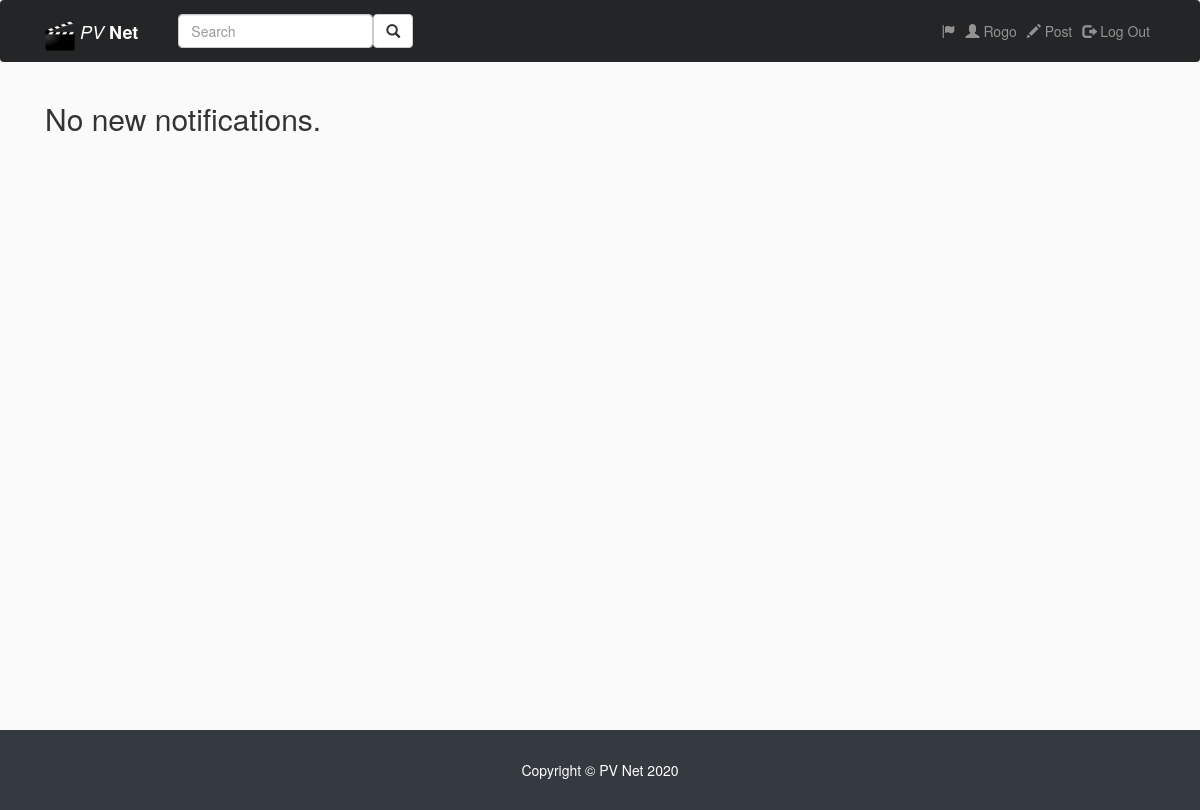
Page /users/profile/notifications/ (signed in) on the earlier database version.
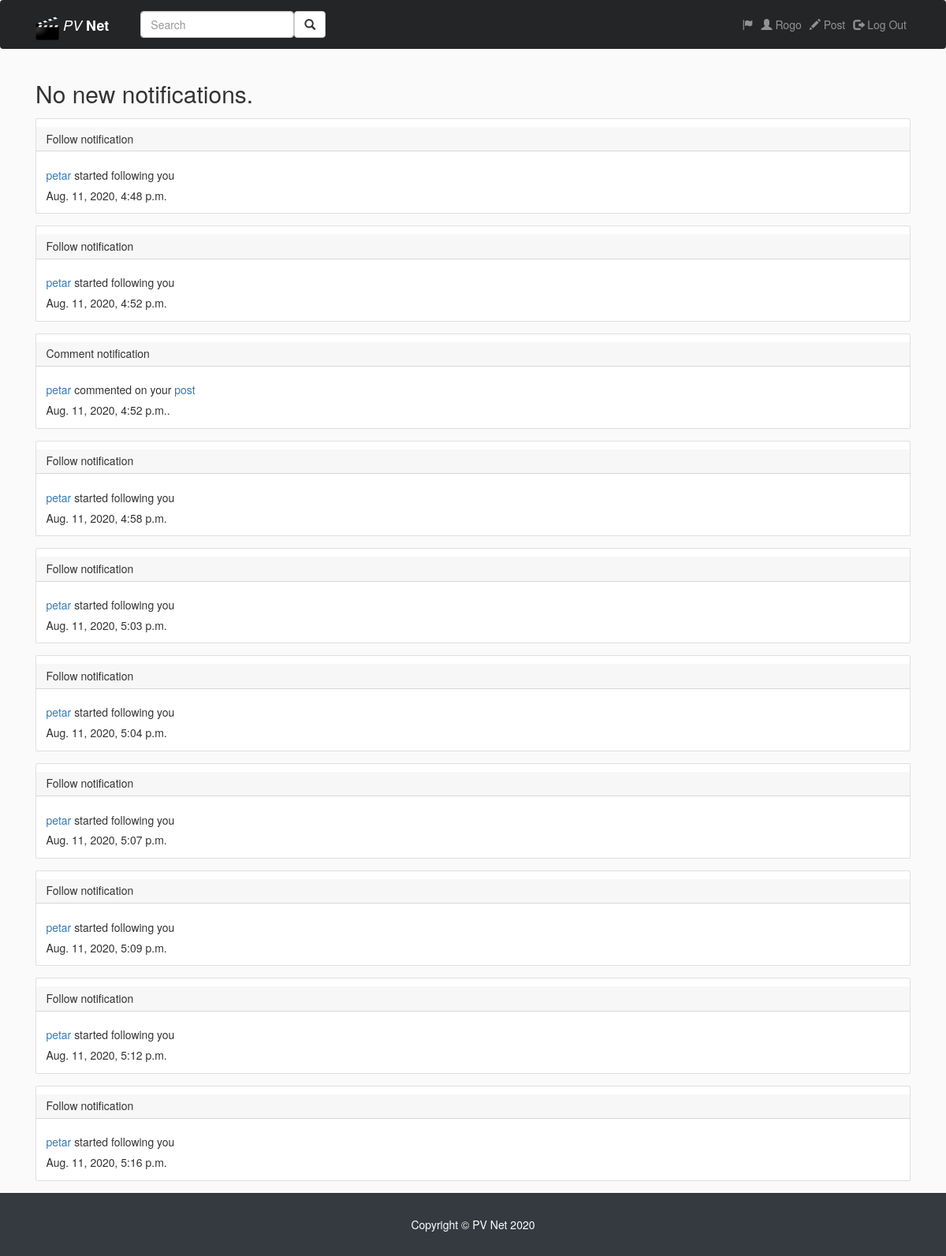
Same page on the later database version.
### users/models.py (models this page shows, shortened)
class NotificationHistory(models.Model):
    notified_user = models.ForeignKey(User, on_delete = models.CASCADE, related_name = "userHistory")
    notification_type = models.TextField(blank=False, null=False)
    notification_maker = models.ForeignKey(User, on_delete = models.CASCADE, null=True)
    commented_post = models.ForeignKey(Entry, on_delete = models.CASCADE, null = True)
    notification_date = models.DateTimeField(auto_now_add=True)

### users/views.py (the view)
# urls.py: path('profile/notifications/', views.notifications, name="notifications")
def notifications(request):
    context = {}
    notifications = []
    notifications_history = []
    if(request.user.is_authenticated):
        user = request.user
        notifications_history = NotificationHistory.objects.all().filter(notified_user = user)
        for i in Notification.objects.all().filter(notified_user = user):
            notifications += [i]
            if(i.notification_type!="welcome"):
                NotificationHistory.objects.create(notified_user=i.notified_user, notification_type=i.notification_type, notification_maker=i.notification_maker, commented_post = i.commented_post)
            i.delete()
        context = {'notifications' : notifications, 'notifications_history': notifications_history}
    return render(request, 'users/notifications.html', context)

### users/context_processors.py (called while the page is built)
def extras(request):
  notifications_count = 0
  notification = False
  if request.user.is_authenticated:
    user = request.user
    notifications = Notification.objects.all().filter(notified_user=user)
    notifications_count = notifications.count()
    if notifications_count>0:
      notification = True
  return {'notifications_count' : notifications_count, 'notification' : notification}

### users/templates/users/notifications.html (shortened to what this page needs)
{% extends "entries/base.html" %}
{% load static %}
{% block content %}
<div class="col-md-12">
  {% for notification in notifications %}
  {%if notification.notification_type == "follow" %}
  <div class="card mb-4 mt-4">
    <h5 class="card-header"> <span class="new red">NEW </span>Follow notification</h5>
    <div class="card-body">
      <h5 class="card-title"> <a href="{% url 'profile' notification.notification_maker.pk %}">
          {{notification.notification_maker}} </a> started following you</h5>
      <p class="card-text">{{notification.notification_date}}</p>
    </div>
  </div>
  {% elif notification.notification_type == "comment" %}
  <div class="card mb-4 mt-4">
    <h5 class="card-header"><span class="new red">NEW </span>Comment notification</h5>
    <div class="card-body">
      <h5 class="card-title"> <a href="{% url 'profile' notification.notification_maker.pk %}">
          {{notification.notification_maker}} </a> commented on your <a
          href="{% url 'entry-detail' notification.commented_post.pk %}">post</a></h5>
      <p class="card-text">{{notification.notification_date}}.</p>
    </div>
  </div>
  {% elif notification.notification_type == "welcome" %}
  <div class="card mb-4 mt-4">
    <h5 class="card-header new">Welcome</h5>
    <div class="card-body">
      <h5 class="card-title"> Welcome to PVnet! Here you will find all the information about new follows and comments!
      </h5>
    </div>
  </div>
  {% endif %}
  {% empty %}
  <h2>No new notifications.</h2>
  {% endfor %}
  {% for notification in notifications_history %}
  {%if notification.notification_type == "follow" %}
  <div class="card mb-4 mt-4">
    <h5 class="card-header">Follow notification</h5>
    <div class="card-body">
      <h5 class="card-title"> <a href="{% url 'profile' notification.notification_maker.pk %}">
          {{notification.notification_maker}} </a> started following you</h5>
      <p class="card-text">{{notification.notification_date}}</p>
    </div>
  </div>
  {% elif notification.notification_type == "comment" %}
  <div class="card mb-4 mt-4">
    <h5 class="card-header">Comment notification</h5>
    <div class="card-body">
      <h5 class="card-title"> <a href="{% url 'profile' notification.notification_maker.pk %}">
          {{notification.notification_maker}} </a> commented on your <a
          href="{% url 'entry-detail' notification.commented_post.pk %}">post</a></h5>
      <p class="card-text">{{notification.notification_date}}.</p>
    </div>
  </div>
  {% endif %}
  {% endfor %}
</div>
{% endblock %}

### entries/templates/entries/base.html (shortened to what this page needs)
{% load static %}
<!DOCTYPE html>
<html lang="en">
<head>
  <link href="{% static "entries/vendor/bootstrap/css/bootstrap.min.css" %}" rel="stylesheet">
  <link rel="stylesheet" href="https://maxcdn.bootstrapcdn.com/bootstrap/3.3.7/css/bootstrap.min.css"
>
  <link href="{% static "entries/css/blog-home.css" %}" rel="stylesheet">
</head>
<body>
  <div class="wrapper">
    <nav class="navbar navbar-expand-lg navbar-dark bg-custom fixed-top">
      <div class="container">
        <a class="navbar-brand" href="{% url 'blog-home' %}"> <img src="{% static "photo/director.png" %}" width="30px"
            height="30px" class="d-inline-block align-top"> <i>PV </i><b>Net</b> </a>
        {% if user.is_authenticated %}
        <form class="navbar-form navbar-left" method="GET" action="{% url 'user_search' %}">
          <div class="form-search">
            <input type="text" class="form-control search" name="search" placeholder="Search">
            <button type="submit" class="btn btn-default search-button"> <span
                class="glyphicon glyphicon-search"></span>
            </button>
          </div>
        </form>
        {% endif %}
        <div class="collapse navbar-collapse" id="navbarResponsive">
          <ul class="nav navbar-nav navbar-right navbar-resfix">
            {% if user.is_authenticated %}
            <li class="nav-item">
              <a class="nav-link" href="{% url 'notifications' %}"> {% if notification %}
                <span class="glyphicon glyphicon-flag red"> </span>
                {{notifications_count}}
                {% else %}
                <span class="glyphicon glyphicon-flag"> </span>
                {% endif %}
              </a>
            </li>
            <li class="nav-item">
              <a class="nav-link" href="{% url 'profile' user.pk %}"> <span class="glyphicon glyphicon-user"> </span>
                {{user.username}}</a>
            </li>
            <li class="nav-item">
              <a class="nav-link" href="{% url 'create_entry' %}"> <span class="glyphicon glyphicon-pencil"></span> Post
              </a>
            </li>
            <li class="nav-item">
              <a class="nav-link" href="{% url 'logout' %}"> <span class="glyphicon glyphicon-log-out"> </span> Log
                Out</a>
            </li>
            {% endif %}
          </ul>
        </div>
      </div>
    </nav>
    <div class="container">
      <div class="row">
        {% block content %} {% endblock %}
      </div>
    </div>
  </div>
  <footer class="py-5 bg-dark">
    <div class="container">
      <p class="m-0 text-center text-white">Copyright &copy; PV Net 2020</p>
    </div>
  </footer>
</body>
</html>

### entries/static/entries/css/blog-home.css (style rules this page uses)
.bg-custom, footer { background-color: #242526; }
.navbar-resfix { margin-left: 20px; }
.search { width: 75%; }
.search-button { width: 20%; }
.form-search { display: flex !important; }
.wrapper { min-height: calc(100vh - 70px); }
body { background: #fafafa; }

Differences in the rows shown:
added NotificationHistory: notification_maker "petar", notification_date "Aug. 11, 2020, 4:48 p.m."
added NotificationHistory: notification_maker "petar", notification_date "Aug. 11, 2020, 4:52 p.m."
added NotificationHistory: notification_maker "petar", notification_date "Aug. 11, 2020, 4:52 p.m."
added NotificationHistory: notification_maker "petar", notification_date "Aug. 11, 2020, 4:58 p.m."
added NotificationHistory: notification_maker "petar", notification_date "Aug. 11, 2020, 5:03 p.m."
added NotificationHistory: notification_maker "petar", notification_date "Aug. 11, 2020, 5:04 p.m."
added NotificationHistory: notification_maker "petar", notification_date "Aug. 11, 2020, 5:07 p.m."
added NotificationHistory: notification_maker "petar", notification_date "Aug. 11, 2020, 5:09 p.m."
added NotificationHistory: notification_maker "petar", notification_date "Aug. 11, 2020, 5:12 p.m."
added NotificationHistory: notification_maker "petar", notification_date "Aug. 11, 2020, 5:16 p.m."
